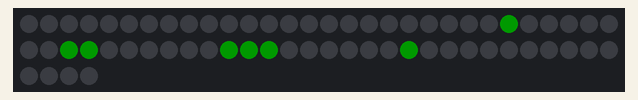
Simulated run of this sketch. Board: Arduino Uno, built with avr-gcc and run on an emulated ATmega328P. Shown: 64 RGB LEDs in strip order, left to right, continuing on the next row. Dim RGB values are drawn brighter than linear.

Above: at 0.15 s.
At 0.76 s:
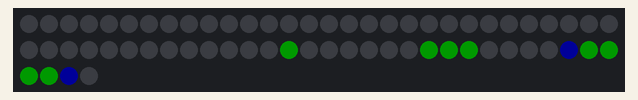
At 1.67 s:
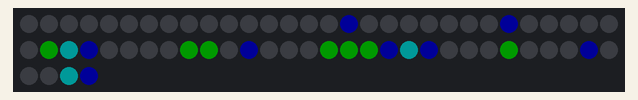

Measured:
- by itself, everything shown: repeats every 1.8 s, in 6 steps

The sketch:

FrameAnimation.ino
```cpp
/*
  NeoPixel Arrays Spark Challenge
  Cameron Acton
*/

//Hello World Test for an 8x8 NeoPixel array
//This test was designed to make a simple animation using a multi-dimensional array to address each pixel of the matrix
//This animation depicts a simple frog bouncing into and out of frame, causing a splash

#include <Adafruit_NeoPixel.h>
#include "frames.h"

Adafruit_NeoPixel strip(64, 6);

int frame = 0;

int colors[4][3] {
  {0, 0, 0},
  {0, 255, 0},
  {0, 0, 255},
  {0, 255, 255}
};

void setup() {
  strip.begin();
  strip.clear();

  strip.setBrightness(25);
}

void loop() {
  for (int i = 0; i < strip.numPixels(); i++) {
    int whichCol = animation[frame][i];

    int r = colors[whichCol][0];
    int g = colors[whichCol][1];
    int b =  colors[whichCol][2];

    strip.setPixelColor(i, r, g, b);
  }
  strip.show();

  frame = (frame + 1) % 6;
  delay(300);
}
```

Source omitted: frames.h (data table, 1484 bytes)
